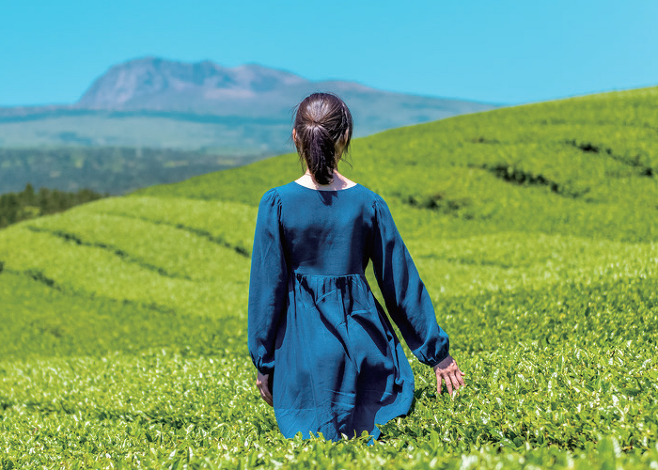
#> input picture img/background.jpg, 658 x 470 px
$ python adaptive_thresholding.py
#> lines starting #> are read from the running program, lines starting #| are printed output that depends on the picture; after the words box and inside, x2 and y2 are one past the last pixel; in counts of white or black regions, pixels touching at a corner belong together
# 적응형 스레시홀딩

import cv2
import numpy as np
import matplotlib.pyplot as plt

blk_size = 9        # 블럭 사이즈
C = 5               # 차감 상수
img = cv2.imread('img/background.jpg', cv2.IMREAD_GRAYSCALE) # 그레이 스케일로  읽기
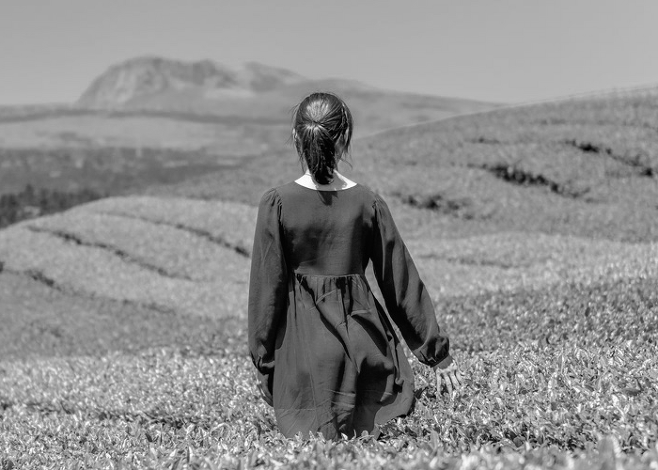
#> img: shape (470, 658); min 0, max 255, mean 141.2

# ---① 오츠의 알고리즘으로 단일 경계 값을 전체 이미지에 적용
ret, th1 = cv2.threshold(img, 0, 255, cv2.THRESH_BINARY | cv2.THRESH_OTSU)
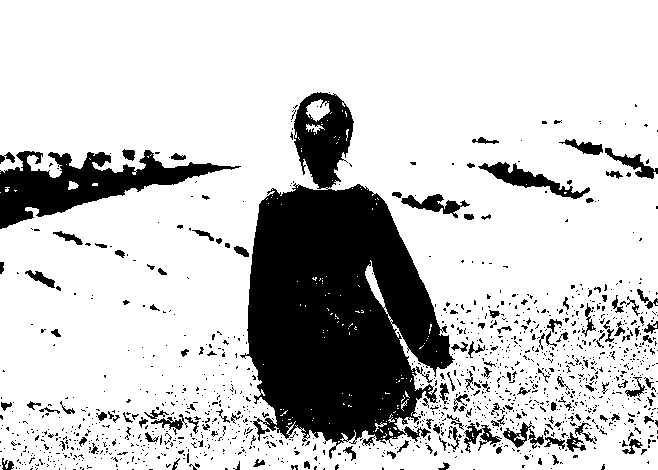
#> th1: shape (470, 658); 79% white; 1311 black regions (1166 under 20 px), largest, box (x1, y1, x2, y2) and area: (240, 92, 455, 459) 42965, (0, 150, 241, 229) 7338, (478, 162, 590, 199) 1198
#> ret = 117

# ---② 어뎁티드 쓰레시홀드를 평균과 가우시안 분포로 각각 적용
th2 = cv2.adaptiveThreshold(img, 255, cv2.ADAPTIVE_THRESH_MEAN_C,\
                                      cv2.THRESH_BINARY, blk_size, C)
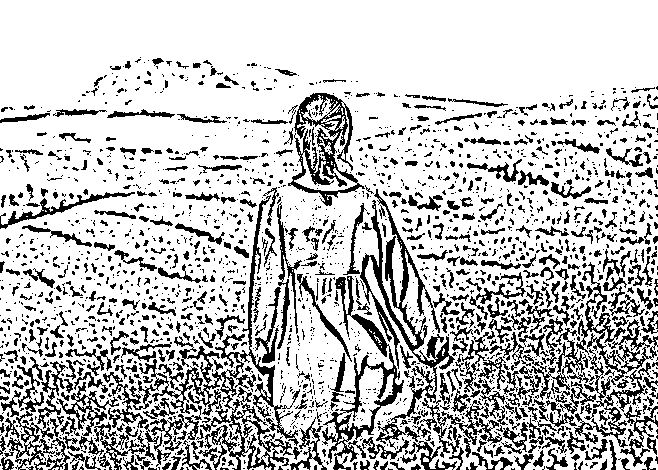
#> th2: shape (470, 658); 76.7% white; black in thin lines or dots, all inside (x1, y1, x2, y2) = (0, 57, 658, 470)
th3 = cv2.adaptiveThreshold(img, 255, cv2.ADAPTIVE_THRESH_GAUSSIAN_C, \
                                     cv2.THRESH_BINARY, blk_size, C)
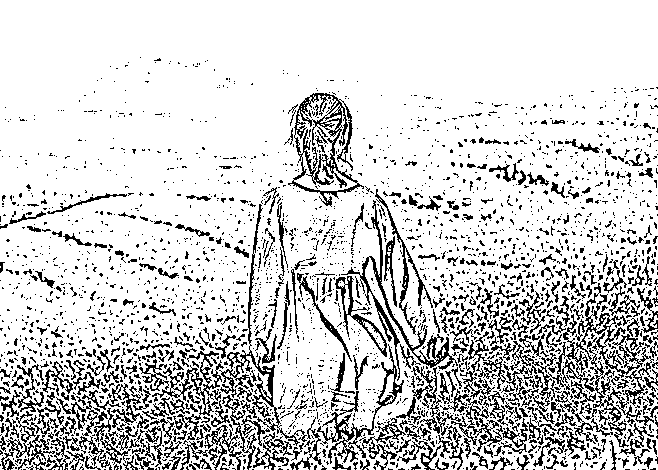
#> th3: shape (470, 658); 82.3% white; black in thin lines or dots, all inside (x1, y1, x2, y2) = (0, 57, 658, 470)

# ---③ 결과를 Matplot으로 출력
imgs = {'Original': img, 'Global-Otsu:%d'%ret:th1, \
        'Adapted-Mean':th2, 'Adapted-Gaussian': th3}
for i, (k, v) in enumerate(imgs.items()):
    plt.subplot(2,2,i+1)
    plt.title(k)
    plt.imshow(v,'gray')
    plt.xticks([]),plt.yticks([])
#> this loop made 4 passes
#> k on passes 1 to 4: 'Original', 'Global-Otsu:117', 'Adapted-Mean', 'Adapted-Gaussian'

plt.show()
